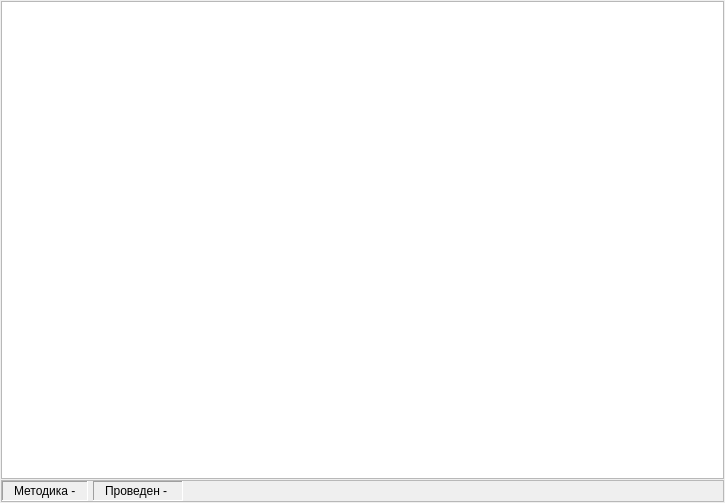
<?xml version="1.0" encoding="UTF-8"?>
<ui version="4.0">
 <class>PatientProgramWidget</class>
 <widget class="QWidget" name="PatientProgramWidget">
  <property name="geometry">
   <rect>
    <x>0</x>
    <y>0</y>
    <width>725</width>
    <height>503</height>
   </rect>
  </property>
  <property name="windowTitle">
   <string>Form</string>
  </property>
  <layout class="QVBoxLayout" name="verticalLayout">
   <property name="spacing">
    <number>1</number>
   </property>
   <property name="leftMargin">
    <number>1</number>
   </property>
   <property name="topMargin">
    <number>1</number>
   </property>
   <property name="rightMargin">
    <number>1</number>
   </property>
   <property name="bottomMargin">
    <number>1</number>
   </property>
   <item>
    <widget class="QTableView" name="tvProgram">
     <property name="gridStyle">
      <enum>Qt::NoPen</enum>
     </property>
     <attribute name="horizontalHeaderVisible">
      <bool>false</bool>
     </attribute>
     <attribute name="horizontalHeaderDefaultSectionSize">
      <number>150</number>
     </attribute>
     <attribute name="horizontalHeaderMinimumSectionSize">
      <number>140</number>
     </attribute>
     <attribute name="verticalHeaderVisible">
      <bool>false</bool>
     </attribute>
     <attribute name="verticalHeaderDefaultSectionSize">
      <number>60</number>
     </attribute>
     <attribute name="verticalHeaderMinimumSectionSize">
      <number>60</number>
     </attribute>
    </widget>
   </item>
   <item>
    <widget class="QFrame" name="frStatus">
     <property name="sizePolicy">
      <sizepolicy hsizetype="Preferred" vsizetype="Fixed">
       <horstretch>0</horstretch>
       <verstretch>0</verstretch>
      </sizepolicy>
     </property>
     <property name="minimumSize">
      <size>
       <width>0</width>
       <height>0</height>
      </size>
     </property>
     <property name="frameShape">
      <enum>QFrame::StyledPanel</enum>
     </property>
     <property name="frameShadow">
      <enum>QFrame::Raised</enum>
     </property>
     <layout class="QHBoxLayout" name="horizontalLayout">
      <property name="spacing">
       <number>5</number>
      </property>
      <property name="leftMargin">
       <number>0</number>
      </property>
      <property name="topMargin">
       <number>0</number>
      </property>
      <property name="rightMargin">
       <number>0</number>
      </property>
      <property name="bottomMargin">
       <number>0</number>
      </property>
      <item>
       <widget class="QFrame" name="frMethodName">
        <property name="sizePolicy">
         <sizepolicy hsizetype="Fixed" vsizetype="Preferred">
          <horstretch>0</horstretch>
          <verstretch>0</verstretch>
         </sizepolicy>
        </property>
        <property name="frameShape">
         <enum>QFrame::Panel</enum>
        </property>
        <property name="frameShadow">
         <enum>QFrame::Sunken</enum>
        </property>
        <layout class="QHBoxLayout" name="horizontalLayout_2">
         <property name="leftMargin">
          <number>11</number>
         </property>
         <property name="topMargin">
          <number>0</number>
         </property>
         <property name="rightMargin">
          <number>11</number>
         </property>
         <property name="bottomMargin">
          <number>0</number>
         </property>
         <item>
          <widget class="QLabel" name="lblMethodName">
           <property name="text">
            <string>Методика -</string>
           </property>
          </widget>
         </item>
        </layout>
       </widget>
      </item>
      <item>
       <widget class="QFrame" name="frDateTime">
        <property name="frameShape">
         <enum>QFrame::Panel</enum>
        </property>
        <property name="frameShadow">
         <enum>QFrame::Sunken</enum>
        </property>
        <layout class="QHBoxLayout" name="horizontalLayout_3">
         <property name="leftMargin">
          <number>11</number>
         </property>
         <property name="topMargin">
          <number>0</number>
         </property>
         <property name="rightMargin">
          <number>11</number>
         </property>
         <property name="bottomMargin">
          <number>0</number>
         </property>
         <item>
          <widget class="QLabel" name="lblDateTime">
           <property name="text">
            <string>Проведен - </string>
           </property>
          </widget>
         </item>
        </layout>
       </widget>
      </item>
      <item>
       <spacer name="horizontalSpacer">
        <property name="orientation">
         <enum>Qt::Horizontal</enum>
        </property>
        <property name="sizeHint" stdset="0">
         <size>
          <width>40</width>
          <height>20</height>
         </size>
        </property>
       </spacer>
      </item>
     </layout>
    </widget>
   </item>
  </layout>
 </widget>
 <resources/>
 <connections>
  <connection>
   <sender>tvProgram</sender>
   <signal>activated(QModelIndex)</signal>
   <receiver>PatientProgramWidget</receiver>
   <slot>on_selectItem(QModelIndex)</slot>
   <hints>
    <hint type="sourcelabel">
     <x>151</x>
     <y>113</y>
    </hint>
    <hint type="destinationlabel">
     <x>728</x>
     <y>138</y>
    </hint>
   </hints>
  </connection>
  <connection>
   <sender>tvProgram</sender>
   <signal>clicked(QModelIndex)</signal>
   <receiver>PatientProgramWidget</receiver>
   <slot>on_selectItem(QModelIndex)</slot>
   <hints>
    <hint type="sourcelabel">
     <x>616</x>
     <y>52</y>
    </hint>
    <hint type="destinationlabel">
     <x>726</x>
     <y>67</y>
    </hint>
   </hints>
  </connection>
 </connections>
 <slots>
  <slot>on_selectItem(QModelIndex)</slot>
 </slots>
</ui>
